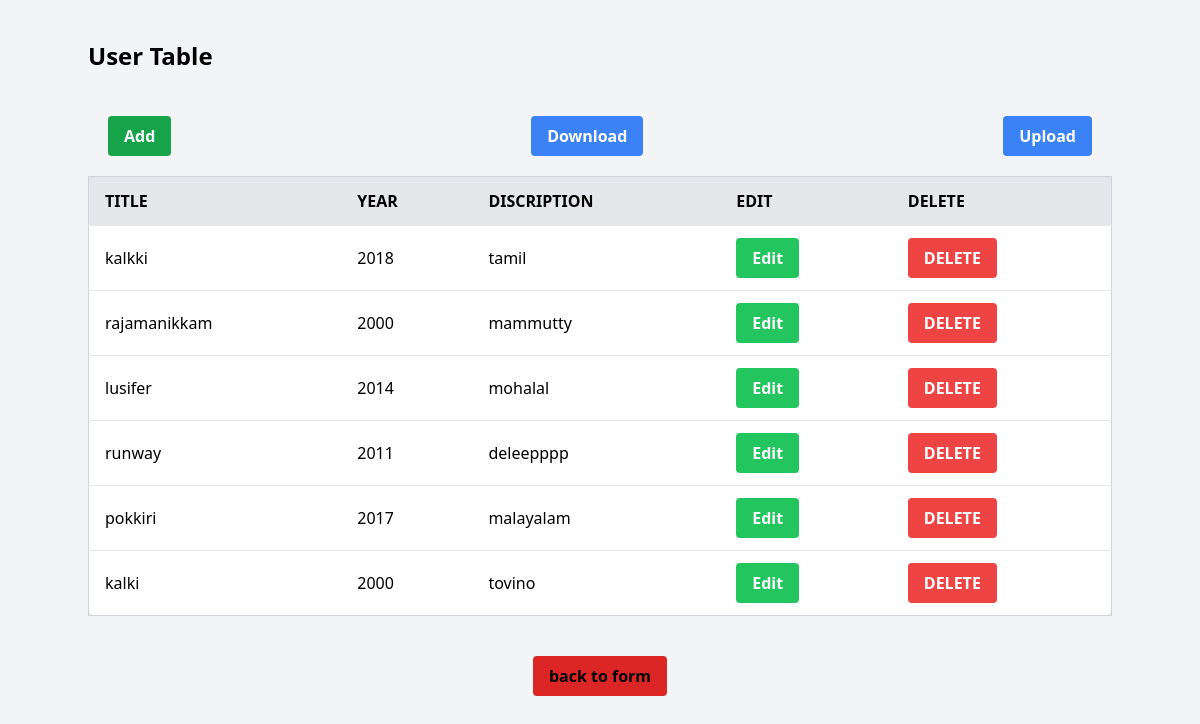
Page /list on the earlier database version.
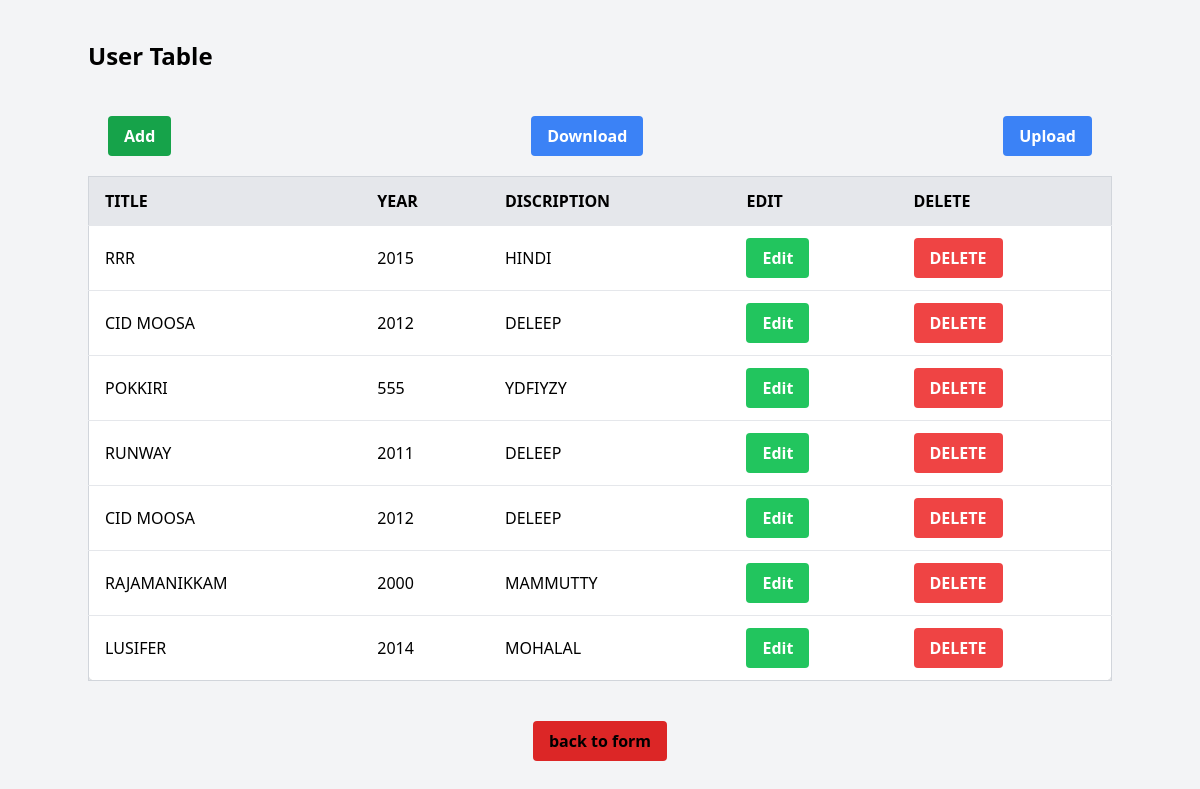
Same page on the later database version.
### movies/models.py (models this page shows)
class movieinfo (models.Model):
    title=models.CharField(max_length=250)
    year=models.IntegerField(null=True)
    description=models.TextField()

### movies/views.py (the view)
# urls.py: path('list', views.list, name='list'),
def list(request):
    movie_set = movieinfo.objects.all()
    print(movie_set)
    return render(request, 'list.html', {'movie': movie_set})

### movies/templates/list.html (shortened to what this page needs)
<!DOCTYPE html>
<html lang="en" class="h-full bg-gray-100">
<head>
  <script src="https://cdn.tailwindcss.com"></script>
</head>
<body class="p-10">
  <div class="container mx-auto ">
    <h1 class="text-2xl font-bold mb-6">User Table</h1>
      <div class="flex justify-between p-5">
    <button type="button" class="bg-green-600 hover:bg-blue-700 text-white font-bold py-2 px-4 rounded">
      <a href="#modal-add">Add</a>
    </button>
     <button type="submit" class="bg-blue-500 hover:bg-blue-700 text-white font-bold py-2 px-4 rounded"><a href="#modal-download">Download</a>
    </button>
    <button type="button" class="bg-blue-500 hover:bg-blue-700 text-white font-bold py-2 px-4 rounded">
      <a href="#modal-upload">Upload</a>
    </button>
    </div>
    <div class="overflow-x-auto">
      <table class="min-w-full border border-gray-300 bg-white rounded-lg shadow-md">
        <thead class="bg-gray-200">
          <tr class="uppercase">
            <th class="py-3 px-4 text-left">title</th>
            <th class="py-3 px-4 text-left">year</th>
            <th class="py-3 px-4 text-left">discription</th>
            <th class="py-3 px-4 text-left">edit</th>
            <th class="py-3 px-4 text-left">delete</th>
          </tr>
        </thead>
        <tbody>
          {% for data in movie%}
          <tr class="border-t">
            <td class="py-3 px-4">{{data.title}}</td>
            <td class="py-3 px-4">{{data.year}}</td>
            <td class="py-3 px-4">{{data.description}}</td>
            <td class="py-3 px-4">
               <button type="button" class="bg-green-500 hover:bg-blue-700 text-white font-bold py-2 px-4 rounded  "><a href="#modal-edit-{{data.id}}" >Edit</a></button>
            </td>
            <td class="py-3 px-4">
              <button type="button" class="bg-red-500 hover:bg-blue-700 text-white font-bold py-2 px-4 rounded  "><a href="#modal-delete-{{data.id}}" >DELETE</a></button>
            </td>
          </tr>
          {% endfor%}
        </tbody>
      </table>
    </div>
  </div>
<div class=" flex justify-center p-10">
    <button type="button" class="bg-red-600 hover:bg-blue-700  font-bold py-2 px-4 rounded">
      <a href="{% url 'create' %}" class=" hover:underline">back to form</a>
    </button> </div>
</body>
</html>

Differences in the rows shown:
removed movieinfo: title "kalkki", year "2018", description "tamil"
removed movieinfo: title "rajamanikkam", year "2000", description "mammutty"
removed movieinfo: title "lusifer", year "2014", description "mohalal"
removed movieinfo: title "runway", year "2011", description "deleepppp"
removed movieinfo: title "pokkiri", year "2017", description "malayalam"
removed movieinfo: title "kalki", year "2000", description "tovino"
added movieinfo: title "RRR", year "2015", description "HINDI"
added movieinfo: title "CID MOOSA", year "2012", description "DELEEP"
added movieinfo: title "POKKIRI", year "555", description "YDFIYZY"
added movieinfo: title "RUNWAY", year "2011", description "DELEEP"
added movieinfo: title "CID MOOSA", year "2012", description "DELEEP"
added movieinfo: title "RAJAMANIKKAM", year "2000", description "MAMMUTTY"
added movieinfo: title "LUSIFER", year "2014", description "MOHALAL"
